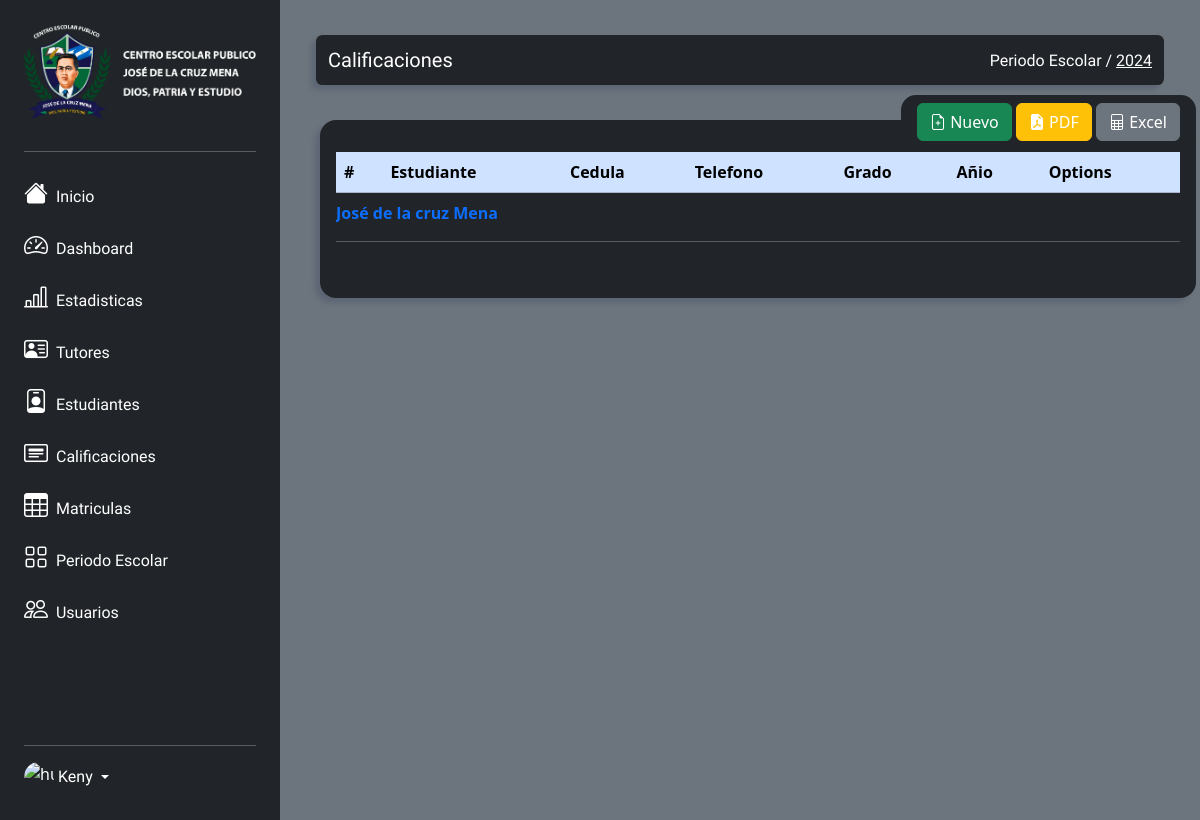
The page /views/calificaciones.view.php (signed in) on the database as committed earlier.
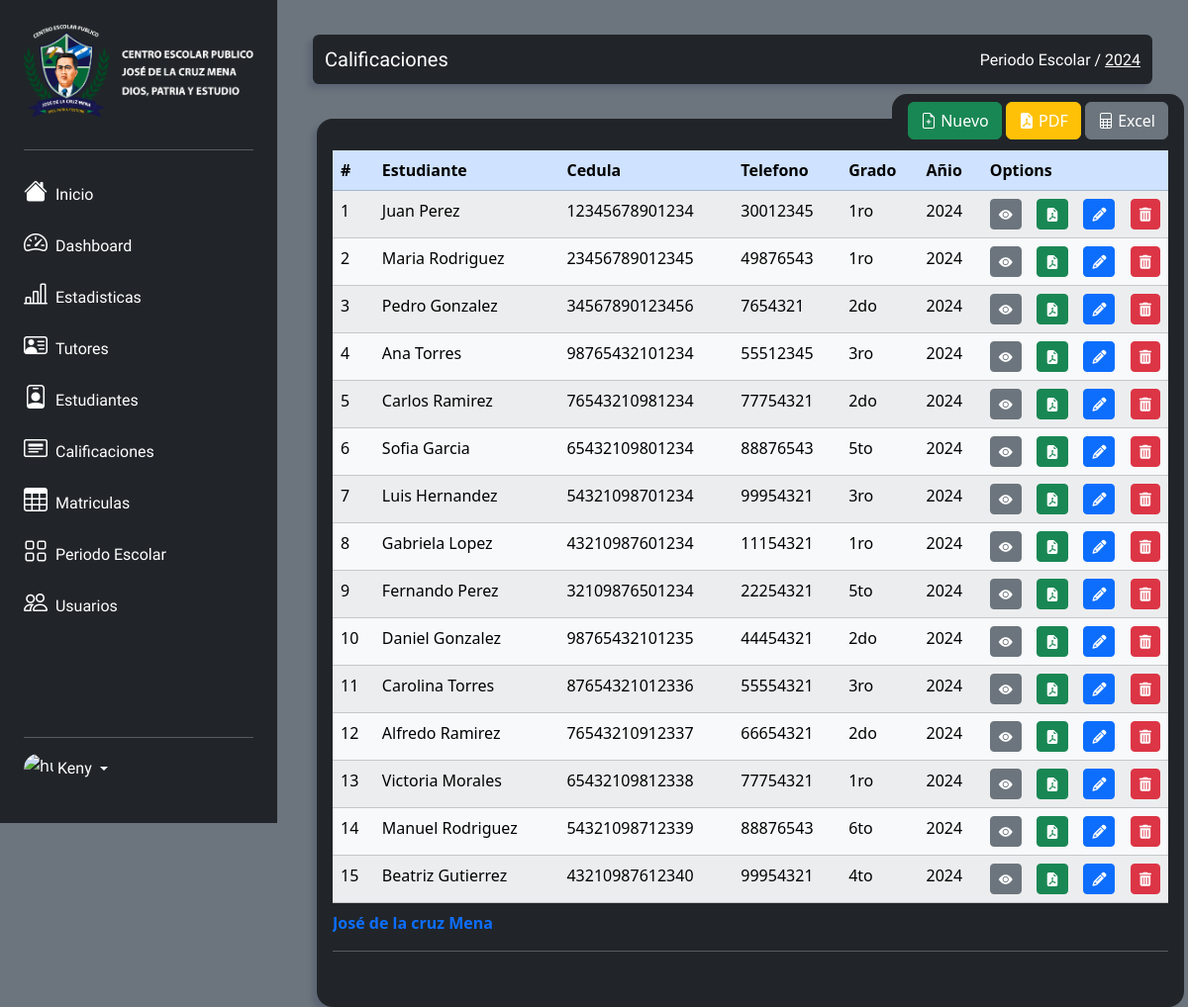
The same page on the database as committed later.
### tables this page shows
CREATE TABLE Calificaciones (
    ID_Calificacion INT PRIMARY KEY AUTO_INCREMENT,
    FK_Estudiante INT NOT NULL,
    Matematica INT(100),
    Lengua_Extranjera INT(100),
    Lengua_Literatura INT(100),
    Ciencias_Naturales INT(100),
    Educacion_Fisica INT(100),
    Quimica INT(100),
    OTV INT(100),
    Fisica INT(100),
    Biologia INT(100),
    Historia INT(100),
    Geografia INT(100),
    Economia INT(100),
    Sociologia INT(100),
    ECA INT(100),
    FK_Anio_Lectivo INT NOT NULL,
    FK_Grado INT NOT NULL,
    constraint pk_Estudiante_id foreign key (FK_Estudiante) references Estudiantes(ID_Estudiante) on update cascade on delete cascade,
    constraint pk_Anio_Lectivo_id foreign key (FK_Anio_Lectivo) references Anio_Lectivo(ID_Anio_Lectivo) on update cascade on delete cascade,
    constraint pk_Grado_id foreign key (FK_Grado) references Grados(ID_Grado) on update cascade on delete cascade
);

CREATE TABLE Estudiantes (
    ID_Estudiante INT PRIMARY KEY AUTO_INCREMENT,
    Pri_Nombre VARCHAR(20) NOT NULL,
    Seg_Nombre VARCHAR(20),
    Pri_Apellido VARCHAR(20) NOT NULL,
    Seg_Apellido VARCHAR(20),
    Fecha_Nacimiento DATE NOT NULL,
    Cedula VARCHAR(25) UNIQUE,
    FK_Genero INT NOT NULL,
    Telefono INT(8) NOT NULL,
    Direccion VARCHAR(45) NOT NULL,
    Correo_Electronico VARCHAR(45) NOT NULL,
    FK_Tutor INT NOT NULL,
    FK_Parentesco INT NOT NULL,
    constraint pk_Tutor_id foreign key (FK_Tutor) references Tutores(ID_Tutor) on update cascade on delete cascade,
    constraint pk_Genero_id foreign key (FK_Genero) references Generos(ID_Genero) on update cascade on delete cascade,
    constraint pk_Parentesco_id foreign key (FK_Parentesco) references Parentescos(ID_Parentesco) on update cascade on delete cascade
);

CREATE TABLE Grados (
	ID_Grado INT PRIMARY KEY AUTO_INCREMENT,
    Grado ENUM('1ro', '2do', '3ro', '4to', '5to', '6to', '7mo', '8vo', '9no', '10mo', '11vo') NOT NULL
);

CREATE TABLE Anio_Lectivo (
	ID_Anio_Lectivo INT PRIMARY KEY AUTO_INCREMENT,
    Anio INT(4) NOT NULL,
    Fecha_Inicio DATE NOT NULL,
    Fecha_Final DATE NOT NULL,
    Estado ENUM('Activo', 'Desactivo') NOT NULL
);

### models/calificaciones.model.php (called while the page is built, shortened)
<?php
require_once '../models/conexion.model.php';
class Calificacion {
    private $objetoConexion;
    public function __construct() {
        $this->objetoConexion = new Conexion();
    }
    public function read() {
        try {
            $consulta = "CALL sp_read_calificaciones();";
            return $this->objetoConexion->consultar($consulta);
        } catch (Exception $e) {
            echo "Error en la cansulta: ". $e->getMessage();
            return false;
        }
    }
}
?>

### models/conexion.model.php (called while the page is built, shortened)
<?php
class Conexion{
    private $server;
    private $user;
    private $pwd;
    private $bd;
    function __construct(){
        $this->server = 'localhost';
        $this->user = 'root';
        $this->bd = 'gestion_escolar_jdlcm';
        $this->pwd = '';
    }
    public function conectar(){
        $this->mysqli = new mysqli($this->server,$this->user,$this->pwd,$this->bd);
        if($this->mysqli->connect_errno){
            echo "No se pudo conectar con la base de datos: ".$this->mysqli->connect_error;
            return 0;
        }else{
            return $this->mysqli;
        }
    }
    public function consultar($query){
        $result = mysqli_query($this->conectar(), $query);
        return $result;
    }
}

### template/tables/table.calificaciones.php (shortened to what this page needs)
<div class="bg-dark rounded-4 Contenedor-List col ">
    <div class="botones">
        <button type="button" class="btn btn-success" data-bs-toggle="modal" data-bs-target="#modal_new_calificacion">
            <i class="bi bi-file-earmark-plus"></i>
            Nuevo
        </button>
        <button type="button" class="btn btn-warning" style="color: white" data-bs-toggle="modal" data-bs-target="#modal_report_calificaciones">
            <i class="bi bi-file-earmark-pdf-fill"></i>
            PDF
        </button>
        <button type="button" class="btn btn-secondary" style="color: white" onclick="window.location.href='/report/reports.calificaciones.excel.php'">
        <i class="bi bi-file-spreadsheet"></i>
            Excel
        </button>
    </div>
    <div class="table-responsive">
        <table id="datatable" class="table table-striped table-responsive table-light table-hover">
            <caption>
                José de la cruz Mena
                <hr class="mt-3 mb-0 mx-0">
            </caption>
            <thead class="m-4 table-primary">
                <tr>
                    <th class="centered ">#</th>
                    <th class="centered">Estudiante</th>
                    <th class="centered">Cedula</th>
                    <th class="centered">Telefono</th>
                    <th class="centered">Grado</th>
                    <th class="centered">Añio</th>
                    <th class="centered">Options</th>
                </tr>
            </thead>
            <tbody>
                <?php
                $objCalificacion = new Calificacion();
                $allCalificaciones = $objCalificacion->read();
                $numRows = mysqli_num_rows($allCalificaciones);
                for ($i = 0; $i < $numRows; $i++) {
                    $calificacion = mysqli_fetch_assoc($allCalificaciones);
                ?>
                    <tr>
                        <td><?= $calificacion["ID_Calificacion"] ?></td>
                        <td><?= $calificacion["Estudiante"]?></td>
                        <td><?= $calificacion["Cedula"] ?></td>
                        <td><?= $calificacion["Telefono"] ?></td>
                        <td><?= $calificacion["Grado"] ?></td>
                        <td><?= $calificacion["Anio_Lectivo"] ?></td>
                        <td>
                        <div class="d-flex justify-content-between">
                            <button class="btn btn-sm btn-secondary view-button me-1" data-bs-toggle="modal" data-bs-target="#modal_view_calificacion<?= $calificacion["ID_Calificacion"]; ?>"><i class="bi bi-eye-fill"></i></button>
                            <button class="btn btn-sm btn-success pdf-button me-1" style="color: white" onclick="window.location.href='/report/report.calificacion.pdf.php?calificacion=<?= $calificacion['ID_Calificacion'] ?>'"><i class="bi bi-file-earmark-pdf-fill"></i></button>
                            <button class="btn btn-sm btn-primary edit-button me-1" data-bs-toggle="modal" data-bs-target="#modal_edit_calificacion<?= $calificacion["ID_Calificacion"]; ?>"><i class="fa-solid fa-pencil"></i></button>
                            <button class="btn btn-sm btn-danger retirar-button" onclick="alertDeletecalificacion()"><i class="fa-solid fa-trash-can"></i></button>
                        </div>
                        </td>
                    </tr>
                <?php } ?>
            </tbody>
        </table>
    </div>
</div>

Rows that differ between the two databases and show on the page:
now on this page (row edited): calificaciones: ID_Calificacion "1", Estudiante "Juan Perez", FK_Estudiante.Cedula "12345678901234", FK_Estudiante.Telefono "30012345", FK_Grado.Grado "1ro", FK_Anio_Lectivo.Anio "2024"
now on this page (row edited): calificaciones: ID_Calificacion "2", Estudiante "Maria Rodriguez", FK_Estudiante.Cedula "23456789012345", FK_Estudiante.Telefono "49876543", FK_Grado.Grado "1ro", FK_Anio_Lectivo.Anio "2024"
now on this page (row edited): calificaciones: ID_Calificacion "3", Estudiante "Pedro Gonzalez", FK_Estudiante.Cedula "34567890123456", FK_Estudiante.Telefono "7654321", FK_Grado.Grado "2do", FK_Anio_Lectivo.Anio "2024"
now on this page (row edited): calificaciones: ID_Calificacion "4", Estudiante "Ana Torres", FK_Estudiante.Cedula "98765432101234", FK_Estudiante.Telefono "55512345", FK_Grado.Grado "3ro", FK_Anio_Lectivo.Anio "2024"
now on this page (row edited): calificaciones: ID_Calificacion "5", Estudiante "Carlos Ramirez", FK_Estudiante.Cedula "76543210981234", FK_Estudiante.Telefono "77754321", FK_Grado.Grado "2do", FK_Anio_Lectivo.Anio "2024"
now on this page (row edited): calificaciones: ID_Calificacion "6", Estudiante "Sofia Garcia", FK_Estudiante.Cedula "65432109801234", FK_Estudiante.Telefono "88876543", FK_Grado.Grado "5to", FK_Anio_Lectivo.Anio "2024"
now on this page (row edited): calificaciones: ID_Calificacion "7", Estudiante "Luis Hernandez", FK_Estudiante.Cedula "54321098701234", FK_Estudiante.Telefono "99954321", FK_Grado.Grado "3ro", FK_Anio_Lectivo.Anio "2024"
now on this page (row edited): calificaciones: ID_Calificacion "8", Estudiante "Gabriela Lopez", FK_Estudiante.Cedula "43210987601234", FK_Estudiante.Telefono "11154321", FK_Grado.Grado "1ro", FK_Anio_Lectivo.Anio "2024"
now on this page (row edited): calificaciones: ID_Calificacion "9", Estudiante "Fernando Perez", FK_Estudiante.Cedula "32109876501234", FK_Estudiante.Telefono "22254321", FK_Grado.Grado "5to", FK_Anio_Lectivo.Anio "2024"
now on this page (row edited): calificaciones: ID_Calificacion "10", Estudiante "Daniel Gonzalez", FK_Estudiante.Cedula "98765432101235", FK_Estudiante.Telefono "44454321", FK_Grado.Grado "2do", FK_Anio_Lectivo.Anio "2024"
now on this page (row edited): calificaciones: ID_Calificacion "11", Estudiante "Carolina Torres", FK_Estudiante.Cedula "87654321012336", FK_Estudiante.Telefono "55554321", FK_Grado.Grado "3ro", FK_Anio_Lectivo.Anio "2024"
now on this page (row edited): calificaciones: ID_Calificacion "12", Estudiante "Alfredo Ramirez", FK_Estudiante.Cedula "76543210912337", FK_Estudiante.Telefono "66654321", FK_Grado.Grado "2do", FK_Anio_Lectivo.Anio "2024"
now on this page (row edited): calificaciones: ID_Calificacion "13", Estudiante "Victoria Morales", FK_Estudiante.Cedula "65432109812338", FK_Estudiante.Telefono "77754321", FK_Grado.Grado "1ro", FK_Anio_Lectivo.Anio "2024"
now on this page (row edited): calificaciones: ID_Calificacion "14", Estudiante "Manuel Rodriguez", FK_Estudiante.Cedula "54321098712339", FK_Estudiante.Telefono "88876543", FK_Grado.Grado "6to", FK_Anio_Lectivo.Anio "2024"
now on this page (row edited): calificaciones: ID_Calificacion "15", Estudiante "Beatriz Gutierrez", FK_Estudiante.Cedula "43210987612340", FK_Estudiante.Telefono "99954321", FK_Grado.Grado "4to", FK_Anio_Lectivo.Anio "2024"
